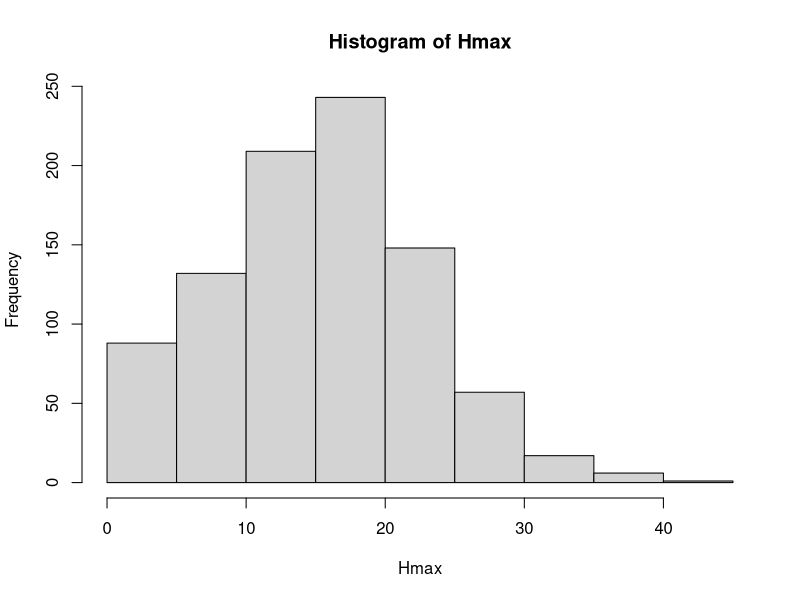

This figure's R source:
## Start from scratch
# include species names and initial DBH and date from CTFS database

# include maximum DBH

# include leaf areas

# include light measurements


## Started from previous work

# All architecture variables
raw = read.csv("MAO16tmpTraits.csv",header=T,as.is=T)
str(raw)
head(raw)
raw$sp = paste(raw$genus,raw$epithet)

# Maximum size values
maxSizes = read.csv("maxsizes.csv",header=T,as.is=T)
str(maxSizes)
head(maxSizes)
maxSizes$sp = paste(maxSizes$Genus,maxSizes$epithet)
Hmax = apply(maxSizes[,c("q975","q975F")],1,max,na.rm=T)
mS = cbind(maxSizes,Hmax)
mS = subset(mS,select=c("sp","Hmax"))
subset(mS,sp=="Dinizia excelsa")
subset(mS,sp=="Pausandra macropetala")
hist(Hmax)

# Combining both into a same dataframe
unique(raw$sp)[!unique(raw$sp)%in%unique(maxSizes$sp)]
raw2 = merge(raw,mS,all.x=T)
write.csv(raw2,"raw2.csv")












